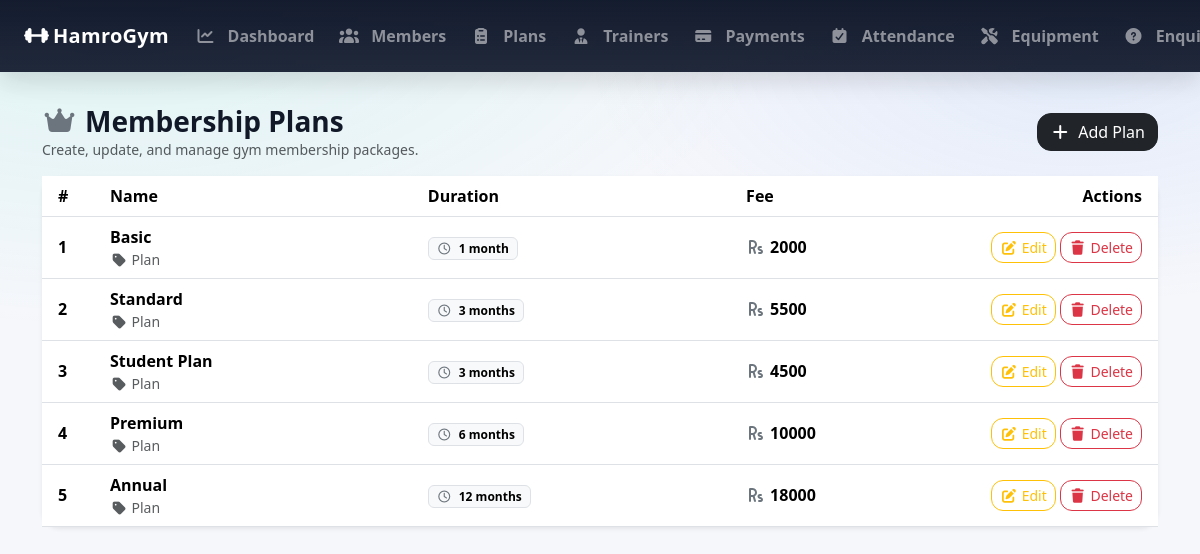
The page /admin_plans/ (signed in) on the database as committed earlier.
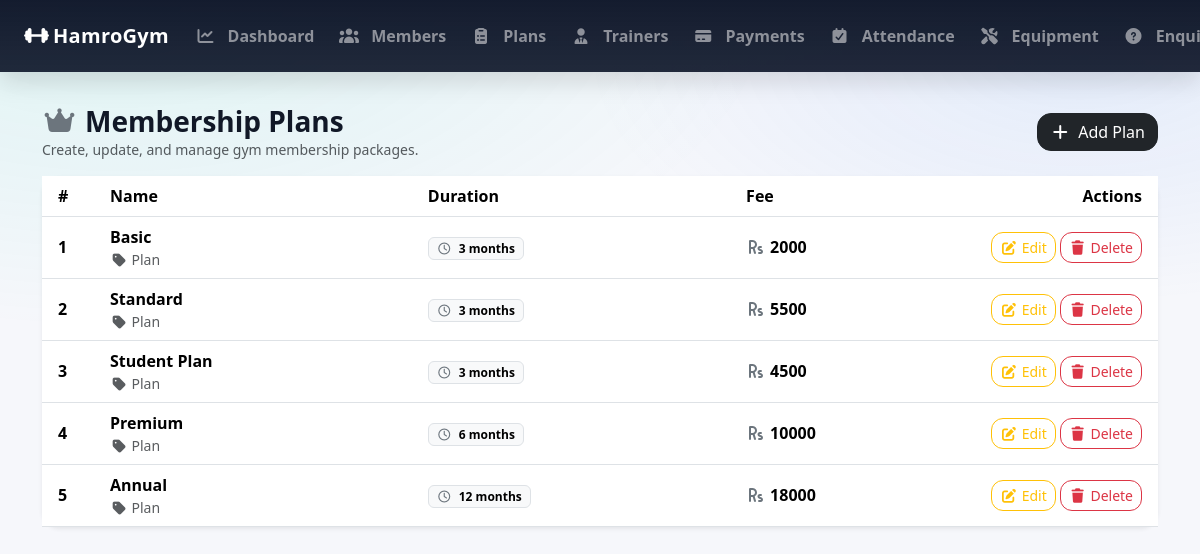
The same page on the database as committed later.
### GymApp/models.py (models this page shows, shortened)
class MembershipPlan(models.Model):
    name = models.CharField(max_length=100)
    duration_months = models.PositiveIntegerField()
    fee = models.PositiveIntegerField()
    description = models.TextField(blank=True)

### GymApp/views.py (the view)
    def wrapper(request, *args, **kwargs):
        if not request.user.is_authenticated or getattr(request.user, 'role', None) != 'ADMIN':
            messages.error(request, 'You must be logged in as an admin to access this page.')
            return redirect('admin_login')  # Redirect to the admin login page
        return view_func(request, *args, **kwargs)

### GymApp/views.py (called while the page is built)
def admin_required(view_func):
    def wrapper(request, *args, **kwargs):
        if not request.user.is_authenticated or getattr(request.user, 'role', None) != 'ADMIN':
            messages.error(request, 'You must be logged in as an admin to access this page.')
            return redirect('admin_login')  # Redirect to the admin login page
        return view_func(request, *args, **kwargs)
    return wrapper

@admin_required
def admin_plans_list(request):
    plans = MembershipPlan.objects.all().order_by('duration_months') # Fetch all membership plans from the database and order them by duration
    return render(request, 'admin_plans_list.html', {'plans': plans})

### GymApp/templates/admin_plans_list.html (shortened to what this page needs)
{% extends 'base.html' %}
{% block content %}
<div class="d-flex flex-wrap justify-content-between align-items-center gap-2 mb-3">
    <div>
        <h3 class="mb-0 fw-bold">
            <i class="fa-solid fa-crown me-2 text-secondary"></i>Membership Plans
        </h3>
        <div class="text-muted small">Create, update, and manage gym membership packages.</div>
    </div>
    <a href="{% url 'admin_plan_add' %}" class="btn btn-dark" style="border-radius:14px;">
        <i class="fa-solid fa-plus me-2"></i>Add Plan
    </a>
</div>
<div class="card border-0 shadow-sm" style="border-radius:18px;">
    <div class="card-body p-0">
        <div class="table-responsive">
            <table class="table table-hover align-middle mb-0">
                <thead style="background: rgba(15,23,42,.98); color: #fff;">
                <tr>
                    <th class="ps-3" style="width:60px;">#</th>
                    <th>Name</th>
                    <th>Duration</th>
                    <th>Fee</th>
                    <th class="text-end pe-3" style="width:190px;">Actions</th>
                </tr>
                </thead>
                <tbody>
                {% for p in plans %}
                    <tr>
                        <td class="ps-3 fw-semibold">{{ forloop.counter }}</td>
                        <td>
                            <div class="fw-semibold">{{ p.name }}</div>
                            <div class="small text-muted">
                                <i class="fa-solid fa-tag me-1"></i>Plan
                            </div>
                        </td>
                        <td class="text-nowrap">
                            <span class="badge text-bg-light border">
                                <i class="fa-regular fa-clock me-1 text-secondary"></i>
                                {{ p.duration_months }} month{% if p.duration_months|default:0|add:0 != 1 %}s{% endif %}
                            </span>
                        </td>
                        <td class="text-nowrap">
                            <span class="fw-bold">
                                <i class="fa-solid fa-rupee-sign me-1 text-secondary"></i>{{ p.fee }}
                            </span>
                        </td>
                        <td class="text-end pe-3">
                            <a href="{% url 'admin_plan_edit' p.id %}"
                               class="btn btn-sm btn-outline-warning"
                               style="border-radius:12px;">
                                <i class="fa-solid fa-pen-to-square me-1"></i>Edit
                            </a>
                            <form method="post" action="{% url 'admin_plan_delete' p.id %}"
                                  class="d-inline-block">
                                <button type="submit"
                                        class="btn btn-sm btn-outline-danger"
                                        style="border-radius:12px;"
                                        onclick="return confirm('Delete this plan?');">
                                    <i class="fa-solid fa-trash me-1"></i>Delete
                                </button>
                            </form>
                        </td>
                    </tr>
                {% endfor %}
                </tbody>
            </table>
        </div>
    </div>
</div>
{% endblock %}

Rows that differ between the two databases and show on the page:
changed MembershipPlan "Basic": duration_months "1" → "3"; now shows "s"
